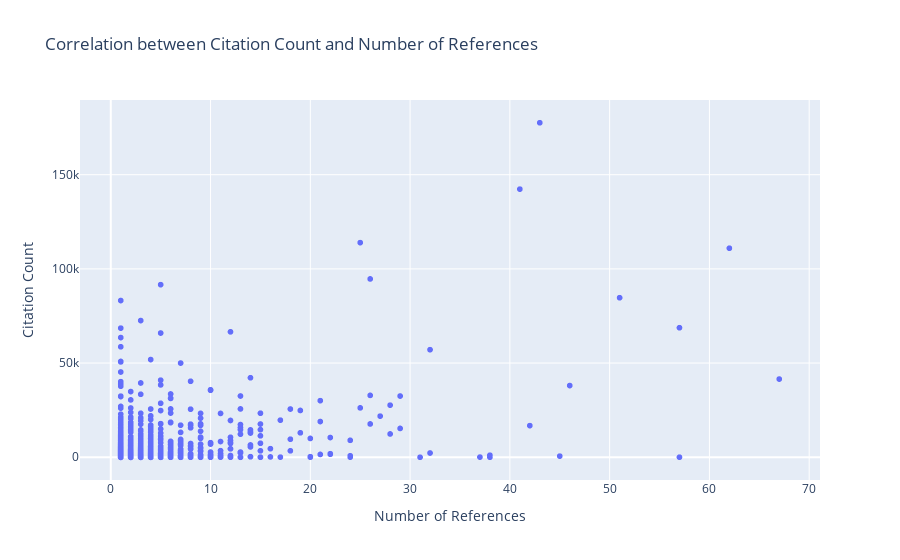

Write notebook code for a chart like this one.
### Code cell
import plotly.express as px

correlation_data = grouped_data[["citation_count", "PostId"]]
correlation_data["num_references"] = correlation_data["PostId"].apply(len)
fig = px.scatter(
    correlation_data,
    x="num_references",
    y="citation_count",
    title="Correlation between Citation Count and Number of References",
    labels={
        "num_references": "Number of References",
        "citation_count": "Citation Count",
    },
)

fig.show()

### Figure 1 — Plotly figure (JSON) as saved in the notebook; plotly's stock layout.template omitted (floating-point values rounded to 4 significant figures; data arrays with more than 128 entries replaced by an {"elided": "..."} marker saying what was removed)
{"data": [{"hovertemplate": "Number of References=%{x}<br>Citation Count=%{y}<extra></extra>", "legendgroup": "", "marker": {"color": "#636efa", "symbol": "circle"}, "mode": "markers", "name": "", "showlegend": false, "type": "scattergl", "x": {"elided": "13282 int values"}, "xaxis": "x", "y": {"elided": "13282 int values"}, "yaxis": "y"}], "layout": {"legend": {"tracegroupgap": 0}, "title": {"text": "Correlation between Citation Count and Number of References"}, "xaxis": {"anchor": "y", "domain": [0, 1], "title": {"text": "Number of References"}}, "yaxis": {"anchor": "x", "domain": [0, 1], "title": {"text": "Citation Count"}}}}
